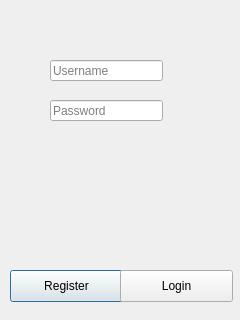
<?xml version="1.0" encoding="UTF-8"?>
<ui version="4.0">
 <class>Dialog</class>
 <widget class="QDialog" name="Dialog">
  <property name="geometry">
   <rect>
    <x>0</x>
    <y>0</y>
    <width>240</width>
    <height>320</height>
   </rect>
  </property>
  <property name="windowTitle">
   <string>Dialog</string>
  </property>
  <widget class="QLineEdit" name="username">
   <property name="geometry">
    <rect>
     <x>50</x>
     <y>60</y>
     <width>113</width>
     <height>21</height>
    </rect>
   </property>
   <property name="placeholderText">
    <string>Username</string>
   </property>
  </widget>
  <widget class="QLineEdit" name="password">
   <property name="geometry">
    <rect>
     <x>50</x>
     <y>100</y>
     <width>113</width>
     <height>21</height>
    </rect>
   </property>
   <property name="autoFillBackground">
    <bool>false</bool>
   </property>
   <property name="frame">
    <bool>true</bool>
   </property>
   <property name="echoMode">
    <enum>QLineEdit::Password</enum>
   </property>
   <property name="placeholderText">
    <string>Password</string>
   </property>
   <property name="clearButtonEnabled">
    <bool>false</bool>
   </property>
  </widget>
  <widget class="QLabel" name="label">
   <property name="geometry">
    <rect>
     <x>20</x>
     <y>10</y>
     <width>201</width>
     <height>16</height>
    </rect>
   </property>
   <property name="text">
    <string/>
   </property>
  </widget>
  <widget class="QPushButton" name="register_button">
   <property name="geometry">
    <rect>
     <x>10</x>
     <y>270</y>
     <width>113</width>
     <height>32</height>
    </rect>
   </property>
   <property name="text">
    <string>Register</string>
   </property>
  </widget>
  <widget class="QPushButton" name="login_button">
   <property name="geometry">
    <rect>
     <x>120</x>
     <y>270</y>
     <width>113</width>
     <height>32</height>
    </rect>
   </property>
   <property name="text">
    <string>Login</string>
   </property>
  </widget>
 </widget>
 <resources/>
 <connections/>
</ui>
